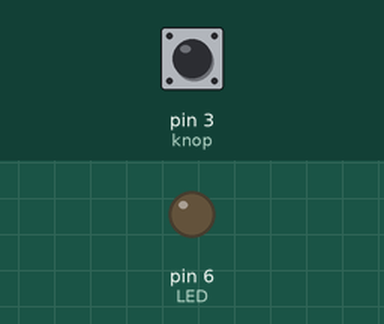
The sketch below on a simulated Arduino Uno, built with avr-gcc and run on an emulated ATmega328P. Parts: output pins drawn as LEDs (lit = HIGH). Dashed ring = blinking. The inputs (shaded band) are chosen by the test bench; at power-on: pin 3 (knop) LOW.

Above: at 1.2 s.
1.3 s: pin 3 (knop) pulled HIGH for 0.15 s
At 1.7 s:
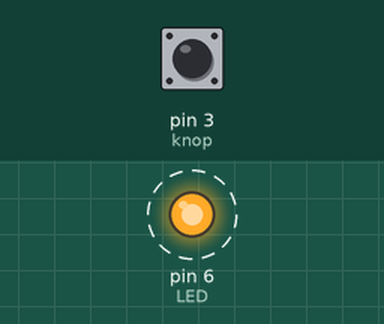
4.4 s: pin 3 (knop) pulled HIGH for 1 s
At 5.3 s:
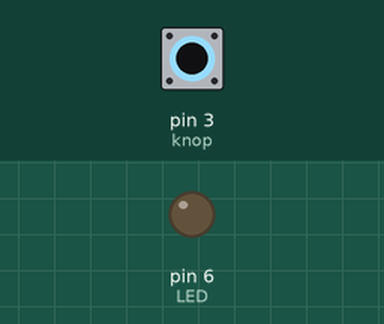
6.9 s: pin 3 (knop) pulled HIGH for 3.2 s
At 7.3 s:
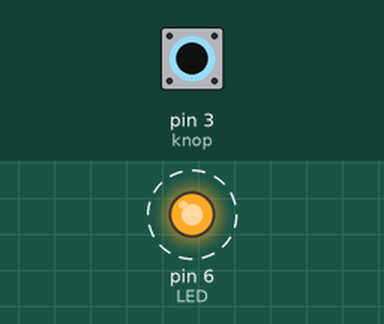
Timing chart, 0 to 17.6 s (numbered marks = the images above; inputs shaded):
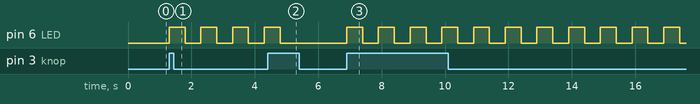

Measured:
- after the input at 1.3 s, pin 6 (LED): alternates HIGH for 0.50 s and LOW for 0.50 s, starting at once
- after the input at 4.4 s, pin 6 (LED): goes on until 4.8 s, then stays LOW
- after the input at 6.9 s, pin 6 (LED): alternates HIGH for 0.50 s and LOW for 0.50 s, starting at once

The sketch:

switch_interrupt.ino
```cpp
//dit is de code voor switch interrrupt van Fabrice Couck

const byte LED=6;
const byte knop=3;
bool run;


void setup() {
  // put your setup code here, to run once:
pinMode(LED,OUTPUT);
attachInterrupt(digitalPinToInterrupt(knop), toggle, RISING);
pinMode(knop,INPUT);
}

void loop() {
  // put your main code here, to run repeatedly:
if (run)
{
digitalWrite(LED,HIGH);
delay(500);
digitalWrite(LED, LOW);
delay(500);
}
else digitalWrite(LED,LOW);

}
void toggle()
{
run= !run;
 }
```
